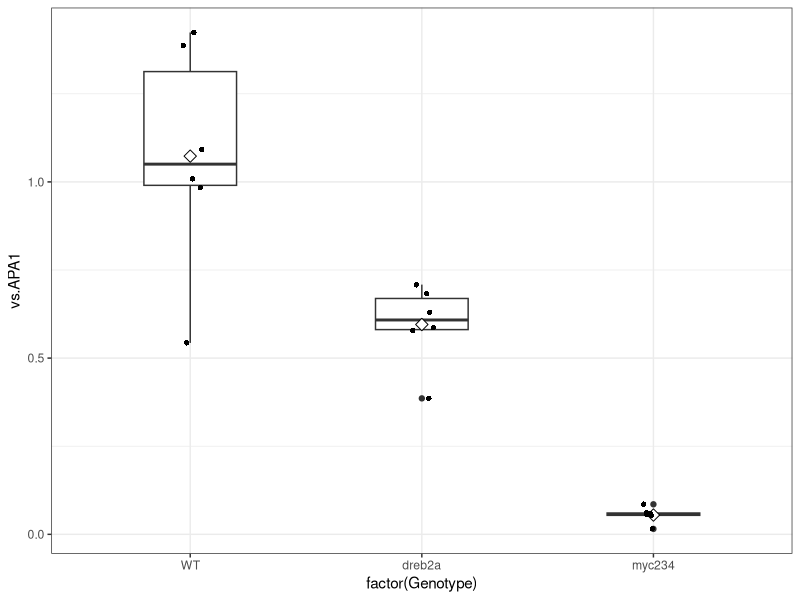

This figure's R source: (Note: this script raises an error after producing the figure.)
library(ggplot2)
library(tidyverse)
library(ggpubr)
library(rstatix)

dreb2a_myc234_wt_MYB76_vs_APA1_Rdata <- read.csv("dreb2a_myc234_wt_MYB76_vs_APA1_Rdata.csv")

dreb2a_myc234_wt_MYB76_vs_APA1_plot <- ggplot(dreb2a_myc234_wt_MYB76_vs_APA1_Rdata, aes(x=factor(Genotype), y=vs.APA1)) + geom_boxplot(width=.4) + stat_summary(fun.y="mean", geom="point", shape=23, size=3, fill="white")

dreb2a_myc234_wt_MYB76_vs_APA1_plot + scale_x_discrete(limits=c("WT","dreb2a","myc234")) + geom_jitter(shape = 16, position = position_jitter(width = 0.05)) + theme_bw()

# Compute Shapiro wilk test

data(dreb2a_myc234_wt_MYB76_vs_APA1_Rdata, package = "datarium")
dreb2a_myc234_wt_MYB76_vs_APA1_Rdata %>%
  group_by(Genotype) %>%
  shapiro_test(vs.APA1)

ggqqplot(dreb2a_myc234_wt_MYB76_vs_APA1_Rdata, x = "vs.APA1", facet.by = "Genotype")

# Compute Levene test

dreb2a_myc234_wt_MYB76_vs_APA1_Rdata %>% levene_test(vs.APA1 ~ Genotype)

# Compute pairwise T-tests

pairwise.t.test(dreb2a_myc234_wt_MYB76_vs_APA1_Rdata$vs.APA1, dreb2a_myc234_wt_MYB76_vs_APA1_Rdata$Genotype, paired=FALSE, pool.sd = FALSE, p.adjust.methods)
